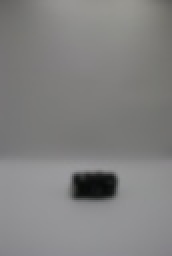
%> input picture images/cure-or-guassian-blur/01950.jpg, 86 x 128 px, shrunk from 648 x 968 before the run (shown 2 times larger)
$ octave nlmeans_detail_wt_pgm.m   (GNU Octave 9; MATLAB toolbox functions it lacks are replaced by stand-ins)
%> lines starting %> are read from the running program, lines starting %| are printed output that depends on the picture
### denoising/NLFMT/nlmeans_filt2D.m
function im_rec=nlmeans_filt2D(xn,sigmas,ksize,ssize,noise_std)

%%% 2D NL-means Filter.

%%% Author : B.K. SHREYAMSHA KUMAR
%%% Created on 06-05-2011.
%%% Updated on 06-05-2011.


half_ksize=floor(ksize/2);
half_ssize=floor(ssize/2);

%%% To take care of boundaries.
[M,N]=size(xn);
xm=zeros(M+ssize-1,N+ssize-1);
xm(half_ssize+1:M+half_ssize,half_ssize+1:N+half_ssize)=xn;
xm(1:half_ssize,:)=xm(ssize:-1:half_ssize+2,:);
xm(M+half_ssize+1:M+ssize-1,:)=xm(M+half_ssize-1:-1:M,:);
xm(:,1:half_ssize)=xm(:,ssize:-1:half_ssize+2);
xm(:,N+half_ssize+1:N+ssize-1)=xm(:,N+half_ssize-1:-1:N);

%%% Gaussian Kernel Generation.
gauss_win=gauss_ker2D(sigmas,ksize);
% gauss_win=ones(ksize,ksize);

%%% NL-means Filter Implementation.
filt_h=0.55*noise_std;
[M,N]=size(xm);
for ii=half_ssize+1:M-half_ssize
   for jj=half_ssize+1:N-half_ssize
      xtemp=xm(ii-half_ksize:ii+half_ksize,jj-half_ksize:jj+half_ksize);
      search_win=xm(ii-half_ssize:ii+half_ssize,jj-half_ssize:jj+half_ssize);
      for kr=1:(ssize-ksize+1)
         for kc=1:(ssize-ksize+1)
% % %             dist=gauss_win.*(xtemp-search_win(kr:kr+ksize-1,kc:kc+ksize-1));
% % %             sq_dist=sum(sum((dist.^2)))/(ksize^2);
            euclid_dist=(xtemp-search_win(kr:kr+ksize-1,kc:kc+ksize-1)).^2;
            wt_dist=gauss_win.*euclid_dist;
            sq_dist=sum(sum((wt_dist)))/(ksize^2);
            weight(kr,kc)=exp(-max(sq_dist-(2*noise_std^2),0)/filt_h^2);
         end
      end
      sum_wt=sum(sum(weight));
      weightn=weight/sum_wt;
      sum_pix=sum(sum(search_win(half_ksize+1:ssize-half_ksize,half_ksize+1:ssize-half_ksize).*weightn));
      im_rec(ii-half_ssize,jj-half_ssize)=sum_pix;
   end
end

### denoising/NLFMT/gauss_ker2D.m
function h=gauss_ker2D(sigmas,ksize)

%%% 2D Gaussian Kernel Generation.

%%% Author : B.K. SHREYAMSHA KUMAR
%%% Created on 03-05-2011.
%%% Updated on 03-05-2011.

% [7 lines of commented-out code are left out]

%% 2nd Method.
x=[-floor(ksize/2):floor(ksize/2)];
x2=repmat(x.^2,ksize,1);
x3=x2'+x2;
h=exp(-(x3/(2*(sigmas)^2)));

### denoising/NLFMT/nlmeans_detail_wt_pgm.m
%%% Image Denoising using NL means Filter and Method Noise Wavelet Thresholding.
%%% Author : B.K. SHREYAMSHA KUMAR

%%% Copyright (c) 2012 B. K. Shreyamsha Kumar
%%% All rights reserved.

%%% Permission is hereby granted, without written agreement and without license or royalty fees, to use, copy,
%%% modify, and distribute this code (the source files) and its documentation for any purpose, provided that the
%%% copyright notice in its entirety appear in all copies of this code, and the original source of this code,
%%% This should be acknowledged in any publication that reports research using this code. The research is to be
%%% cited in the bibliography as:

%%% B. K. Shreyamsha Kumar, “Image Denoising based on Non Local-means Filter and its Method Noise Thresholding”,
%%% Signal, Image and Video Processing, pp. 1-17, 2012. (doi: 10.1007/s11760-012-0389-y)


close all;
clear;
clc;

%%% NL-means Filter Parameters.
ksize=7;    %%% Neighbor Window Size (should be odd).7
ssize=21;   %%% Search Window Size (should be odd).21
sigmas=5;   %%% Sigma for Gaussian Kernel Generation.5

%%% Wavelet Transform Parameters.
Nlevels=3;
NoOfBands=3*Nlevels+1;
wname='db8'; %% db8 sym8 db16 coif5 bior6.8
sorh='s'; % s or h or t -> trimmed

x = imread('/media/nwitt/Seagate Portable Drive/6258 Project/cureor/mini/train/01950.jpg');
%> x is the input picture: size 128x86x3 uint8; mean R, G, B 130.1, 129.7, 129.1
% [4 lines of commented-out code are left out]

if(size(x,3)==3)
    x=rgb2gray(x);
%> x: size 128x86 uint8
end
[M,N]=size(x);
%> M = 128; N = 86

%%% Gaussian Noise addition.
mean_val=0;
noise_std=20; %% 10,20,30,40,50.
sizeA = size(x);
%> sizeA = [128 86]
randn('seed',212096); %%% Results depend on 'seed' of the random noise.
xn = double(x) + (noise_std*randn(sizeA)) + mean_val;
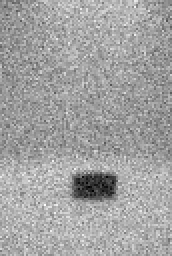
%> xn: size 128x86 double (shown 2 times larger); min -37.31, max 224.3, mean 129.7; drawn with min black and max white
xn = max(0,min(xn,255));
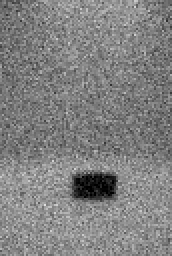
%> xn: size 128x86 double (shown 2 times larger); min 0, max 224.3, mean 129.7

%%% PSNR Computation of Noisy Image.
xn_mse=sum(sum((double(x)-double(xn)).^2))/(M*N);
%> xn_mse = 395.6
xn_psnr=10*log10(255^2./xn_mse);
%> xn_psnr = 22.16

%%% Noise Level Estimation using Robust Median Estimator.
if(isequal(wname,'DCHWT'))
   dchw=dchwtf2(xn,1);
   tt1=dchw{1}(:)';
else
   [ca,ch,cv,cd]=dwt2(xn,wname);
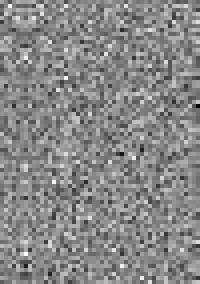
%> ch: size 71x50 double (shown 4 times larger); min -86.26, max 75.53, mean 0.1; drawn with min black and max white
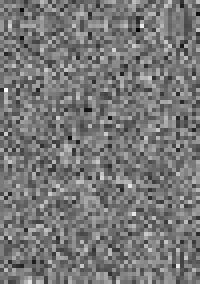
%> cv: size 71x50 double (shown 4 times larger); min -74.33, max 83.11, mean -0.2; drawn with min black and max white
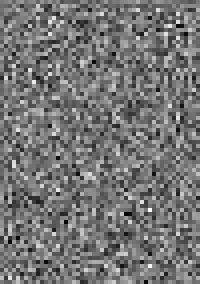
%> cd: size 71x50 double (shown 4 times larger); min -60.28, max 70.6, mean 0.1; drawn with min black and max white
   tt1=cd(:)';
%> tt1 = 3550 values, max 70.6 at index 2680, min -60.28 at index 2255, mean 0.0553
end
median_hh2=median(abs(tt1)); %% HH1->Subband containing finest level diagonal details.
%> median_hh2 = 13.33
std_dev2=(median_hh2/0.6745);
%> std_dev2 = 19.76

%%% NL-means Filtering.
tic
im_nl=nlmeans_filt2D(xn,sigmas,ksize,ssize,std_dev2);
%> in nlmeans_filt2D, `xm(half_ssize+1:M+half_ssize,half_ssize+1:N+half_ssize)=xn;`:
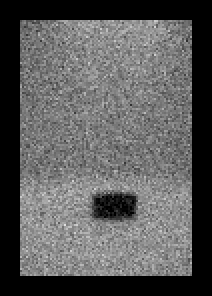
%> xm: size 148x106 double (shown 2 times larger); min 0, max 224.3, mean 91
%> in nlmeans_filt2D, `xm(:,N+half_ssize+1:N+ssize-1)=xm(:,N+half_ssize-1:-1:N);`:
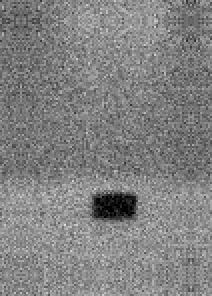
%> xm: size 148x106 double (shown 2 times larger); min 0, max 224.3, mean 130
%> in nlmeans_filt2D, `filt_h=0.55*noise_std;`: filt_h = 10.87
%> (the run ends here)
